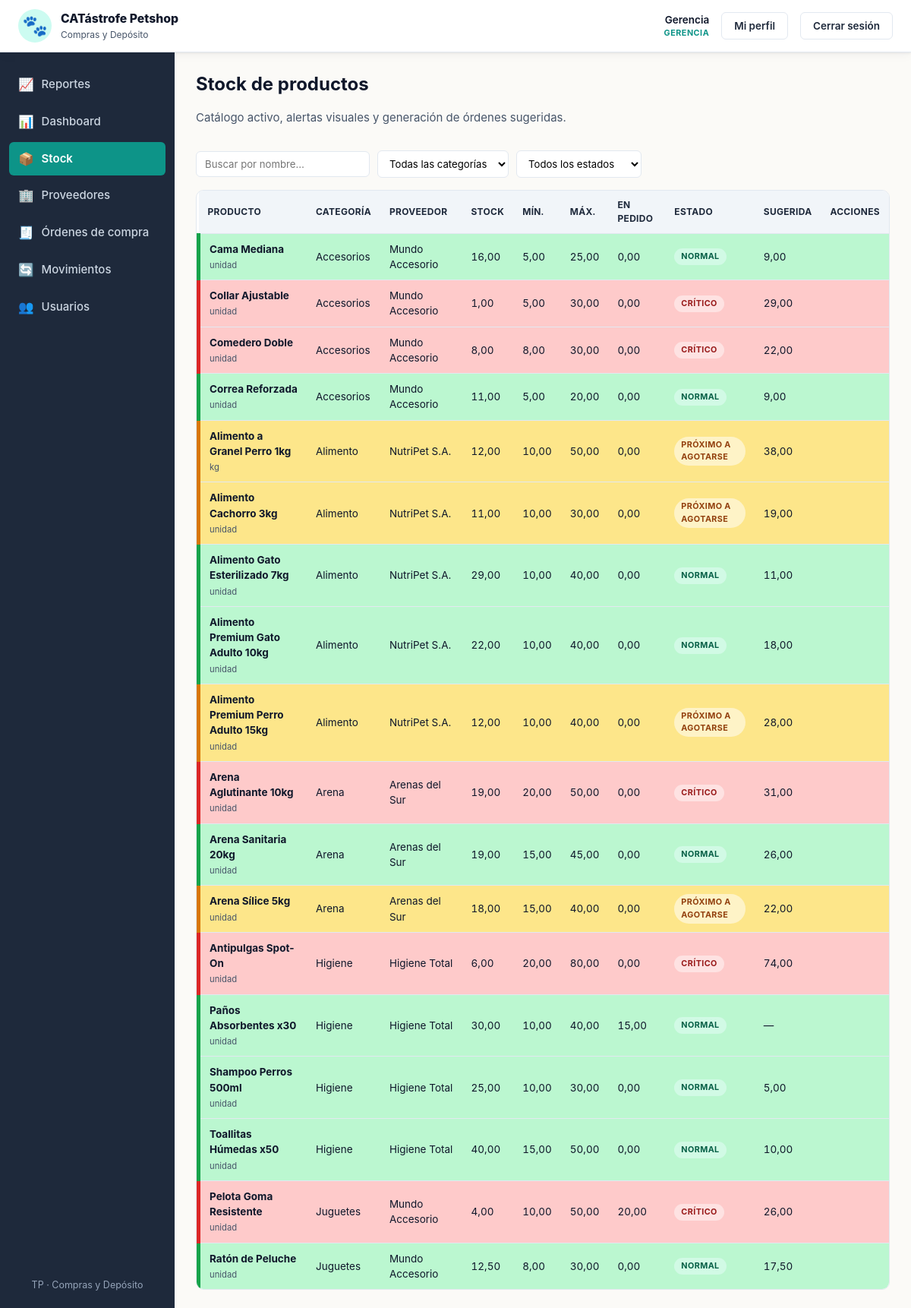
The app's page /views/stock.php (signed in), older data.
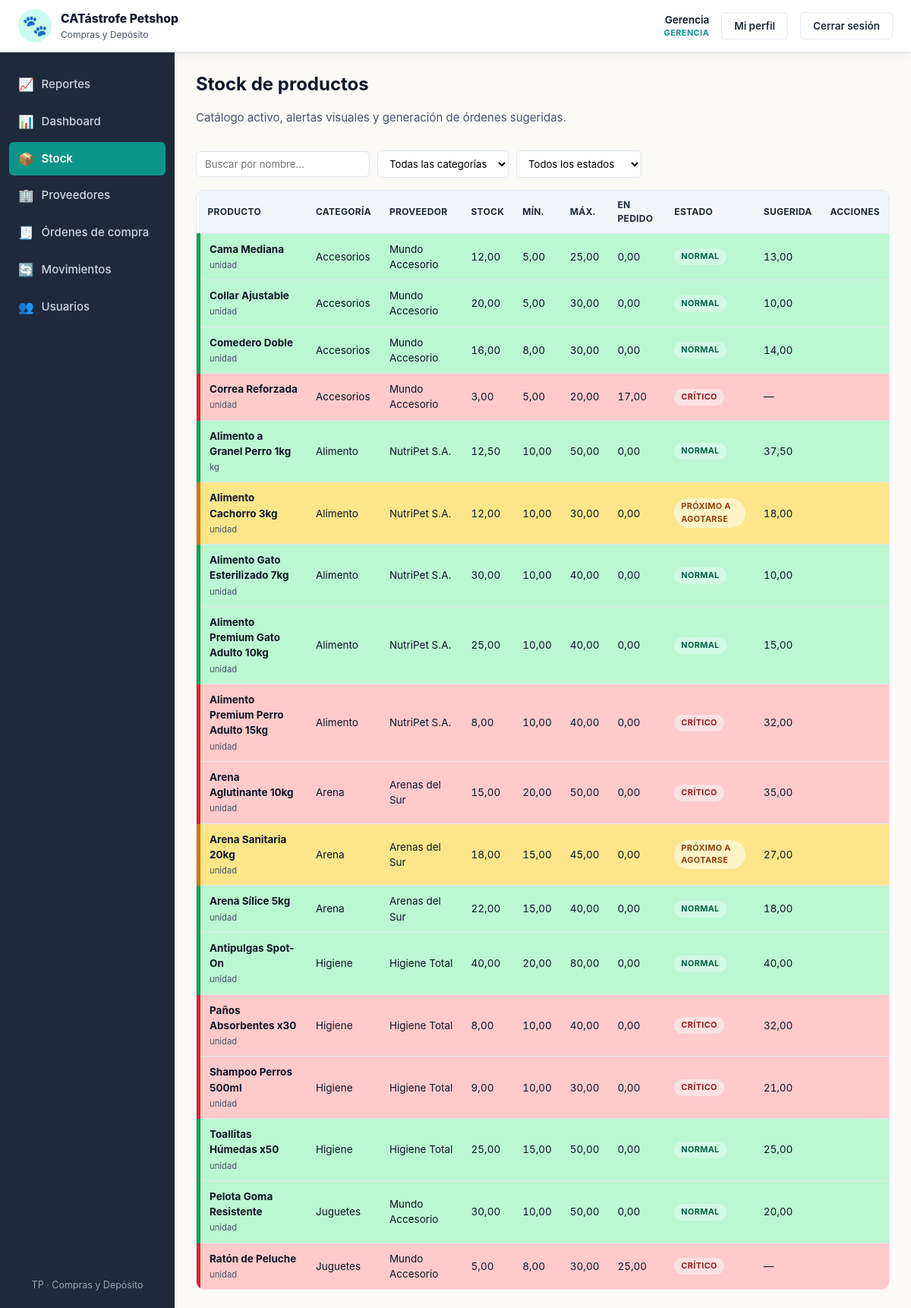
The same page, newer data.
### tables this page shows
CREATE TABLE productos (
    id              INT AUTO_INCREMENT PRIMARY KEY,
    categoria_id    INT NOT NULL,
    proveedor_id    INT NOT NULL,
    nombre          VARCHAR(120) NOT NULL,
    descripcion     TEXT,
    stock_actual    DECIMAL(10,2) NOT NULL DEFAULT 0,
    stock_minimo    DECIMAL(10,2) NOT NULL DEFAULT 0,
    stock_maximo    DECIMAL(10,2) NOT NULL DEFAULT 0,
    unidad_medida   VARCHAR(20) NOT NULL DEFAULT 'unidad',
    activo          TINYINT(1) NOT NULL DEFAULT 1,
    CONSTRAINT fk_prod_cat  FOREIGN KEY (categoria_id) REFERENCES categorias(id) ON DELETE RESTRICT,
    CONSTRAINT fk_prod_prov FOREIGN KEY (proveedor_id) REFERENCES proveedores(id) ON DELETE RESTRICT,
    CONSTRAINT chk_prod_stock_actual CHECK (stock_actual >= 0),
    CONSTRAINT chk_prod_stock_min    CHECK (stock_minimo >= 0),
    CONSTRAINT chk_prod_stock_max    CHECK (stock_maximo >= stock_minimo)
);

CREATE TABLE categorias (
    id                    INT AUTO_INCREMENT PRIMARY KEY,
    nombre                VARCHAR(80) NOT NULL UNIQUE,
    controla_vencimiento  TINYINT(1) NOT NULL DEFAULT 0
);

CREATE TABLE proveedores (
    id                  INT AUTO_INCREMENT PRIMARY KEY,
    nombre              VARCHAR(120) NOT NULL,
    contacto            VARCHAR(120),
    telefono            VARCHAR(40),
    email               VARCHAR(120),
    plazo_entrega_dias  INT NOT NULL DEFAULT 7,
    activo              TINYINT(1) NOT NULL DEFAULT 1,
    CONSTRAINT chk_prov_plazo CHECK (plazo_entrega_dias >= 0)
);

### includes/funciones.php (called while the page is built, shortened)
<?php
function e($v): string
{
    return htmlspecialchars((string)$v, ENT_QUOTES, 'UTF-8');
}
function estado_stock($actual, $minimo): string
{
    $actual = (float)$actual;
    $minimo = (float)$minimo;
    if ($actual <= $minimo) {
        return 'critico';
    }
    if ($actual <= $minimo * 1.2) {
        return 'proximo';
    }
    return 'normal';
}
function etiqueta_estado(string $estado): string
{
    return match ($estado) {
        'critico' => 'Crítico',
        'proximo' => 'Próximo a agotarse',
        default   => 'Normal',
    };
}
function cantidad_sugerida($stock_actual, $stock_maximo, $en_pedido): float
{
    $sug = (float)$stock_maximo - (float)$stock_actual - (float)$en_pedido;
    return $sug > 0 ? $sug : 0.0;
}

### views/stock.php (the view, shortened to what this page needs)
<?php
require_once __DIR__ . '/../config/db.php';
require_once __DIR__ . '/../includes/funciones.php';
$productos = $pdo->query(
    "SELECT p.*, c.nombre AS categoria, c.controla_vencimiento,
            pr.nombre AS proveedor,
            COALESCE((SELECT SUM(d.cantidad_pedida)
                      FROM ordenes_detalle d
                      JOIN ordenes_compra o ON o.id = d.orden_id
                      WHERE d.producto_id = p.id AND o.estado = 'pendiente'), 0) AS en_pedido
     FROM productos p
     JOIN categorias  c  ON c.id = p.categoria_id
     JOIN proveedores pr ON pr.id = p.proveedor_id
     WHERE p.activo = 1
     ORDER BY c.nombre, p.nombre"
)->fetchAll();
require __DIR__ . '/../includes/header.php';
?>
<div class="flex-between mb-3">
    <div>
        <h1>Stock de productos</h1>
        <p class="muted">Catálogo activo, alertas visuales y generación de órdenes sugeridas.</p>
    </div>
</div>
<div data-filtros-container>
    <div class="filters">
        <input type="text" data-filtro="texto" placeholder="Buscar por nombre…">
        <select data-filtro="categoria">
            <option value="">Todas las categorías</option>
        </select>
        <select data-filtro="estado">
            <option value="">Todos los estados</option>
        </select>
    </div>
    <div class="table-wrap">
        <table class="table" data-filtro-tabla>
            <thead>
                <tr>
                    <th>Producto</th><th>Categoría</th><th>Proveedor</th>
                    <th class="num">Stock</th><th class="num">Mín.</th><th class="num">Máx.</th>
                    <th class="num">En pedido</th><th>Estado</th><th class="num">Sugerida</th>
                    <th>Acciones</th>
                </tr>
            </thead>
            <tbody>
            <?php foreach ($productos as $p):
                $estado = estado_stock($p['stock_actual'], $p['stock_minimo']);
                $sug = cantidad_sugerida($p['stock_actual'], $p['stock_maximo'], $p['en_pedido']);
            ?>
            <tr class="<?= e($estado) ?>"
                data-nombre="<?= e($p['nombre']) ?>"
                data-categoria="<?= e($p['categoria']) ?>"
                data-estado="<?= e($estado) ?>">
                <td><strong><?= e($p['nombre']) ?></strong><br>
                    <small class="muted"><?= e($p['unidad_medida']) ?></small></td>
                <td><?= e($p['categoria']) ?></td>
                <td><?= e($p['proveedor']) ?></td>
                <td class="num"><?= e(number_format((float)$p['stock_actual'], 2, ',', '.')) ?></td>
                <td class="num"><?= e(number_format((float)$p['stock_minimo'], 2, ',', '.')) ?></td>
                <td class="num"><?= e(number_format((float)$p['stock_maximo'], 2, ',', '.')) ?></td>
                <td class="num"><?= e(number_format((float)$p['en_pedido'], 2, ',', '.')) ?></td>
                <td><span class="badge badge-<?= e($estado) ?>"><?= e(etiqueta_estado($estado)) ?></span></td>
                <td class="num"><?= $sug > 0 ? e(number_format($sug, 2, ',', '.')) : '—' ?></td>
                <td>
                </td>
            </tr>
            <?php endforeach; ?>
            </tbody>
        </table>
    </div>
</div>
<?php
require __DIR__ . '/../includes/footer.php';

Row changes from the older to the newer data that the page shows:
changed productos "Cama Mediana": stock_actual "16,00" → "12,00"; sug "9,00" → "13,00"
changed productos "Collar Ajustable": stock_actual "1,00" → "20,00"; etiqueta_estado($estado) "CRÍTICO" → "NORMAL"; sug "29,00" → "10,00"
changed productos "Comedero Doble": stock_actual "8,00" → "16,00"; etiqueta_estado($estado) "CRÍTICO" → "NORMAL"; sug "22,00" → "14,00"
changed productos "Correa Reforzada": stock_actual "11,00" → "3,00"; en_pedido "0,00" → "17,00"; etiqueta_estado($estado) "NORMAL" → "CRÍTICO"; sug "9,00" → (not shown); now shows "—"
changed productos "Alimento a Granel Perro 1kg": stock_actual "12,00" → "12,50"; etiqueta_estado($estado) "PRÓXIMO A AGOTARSE" → "NORMAL"; sug "38,00" → "37,50"
changed productos "Alimento Cachorro 3kg": stock_actual "11,00" → "12,00"; sug "19,00" → "18,00"
changed productos "Alimento Gato Esterilizado 7kg": stock_actual "29,00" → "30,00"; sug "11,00" → "10,00"
changed productos "Alimento Premium Gato Adulto 10kg": stock_actual "22,00" → "25,00"; sug "18,00" → "15,00"
changed productos "Alimento Premium Perro Adulto 15kg": stock_actual "12,00" → "8,00"; etiqueta_estado($estado) "PRÓXIMO A AGOTARSE" → "CRÍTICO"; sug "28,00" → "32,00"
changed productos "Arena Aglutinante 10kg": stock_actual "19,00" → "15,00"; sug "31,00" → "35,00"
changed productos "Arena Sanitaria 20kg": stock_actual "19,00" → "18,00"; etiqueta_estado($estado) "NORMAL" → "PRÓXIMO A AGOTARSE"; sug "26,00" → "27,00"
changed productos "Arena Sílice 5kg": stock_actual "18,00" → "22,00"; etiqueta_estado($estado) "PRÓXIMO A AGOTARSE" → "NORMAL"; sug "22,00" → "18,00"
changed productos "Antipulgas Spot-On": stock_actual "6,00" → "40,00"; etiqueta_estado($estado) "CRÍTICO" → "NORMAL"; sug "74,00" → "40,00"
changed productos "Paños Absorbentes x30": stock_actual "30,00" → "8,00"; en_pedido "15,00" → "0,00"; etiqueta_estado($estado) "NORMAL" → "CRÍTICO"; sug (not shown) → "32,00"; no longer shows "—"
changed productos "Shampoo Perros 500ml": stock_actual "25,00" → "9,00"; etiqueta_estado($estado) "NORMAL" → "CRÍTICO"; sug "5,00" → "21,00"
changed productos "Toallitas Húmedas x50": stock_actual "40,00" → "25,00"; sug "10,00" → "25,00"
changed productos "Pelota Goma Resistente": stock_actual "4,00" → "30,00"; en_pedido "20,00" → "0,00"; etiqueta_estado($estado) "CRÍTICO" → "NORMAL"; sug "26,00" → "20,00"
changed productos "Ratón de Peluche": stock_actual "12,50" → "5,00"; en_pedido "0,00" → "25,00"; etiqueta_estado($estado) "NORMAL" → "CRÍTICO"; sug "17,50" → (not shown); now shows "—"
